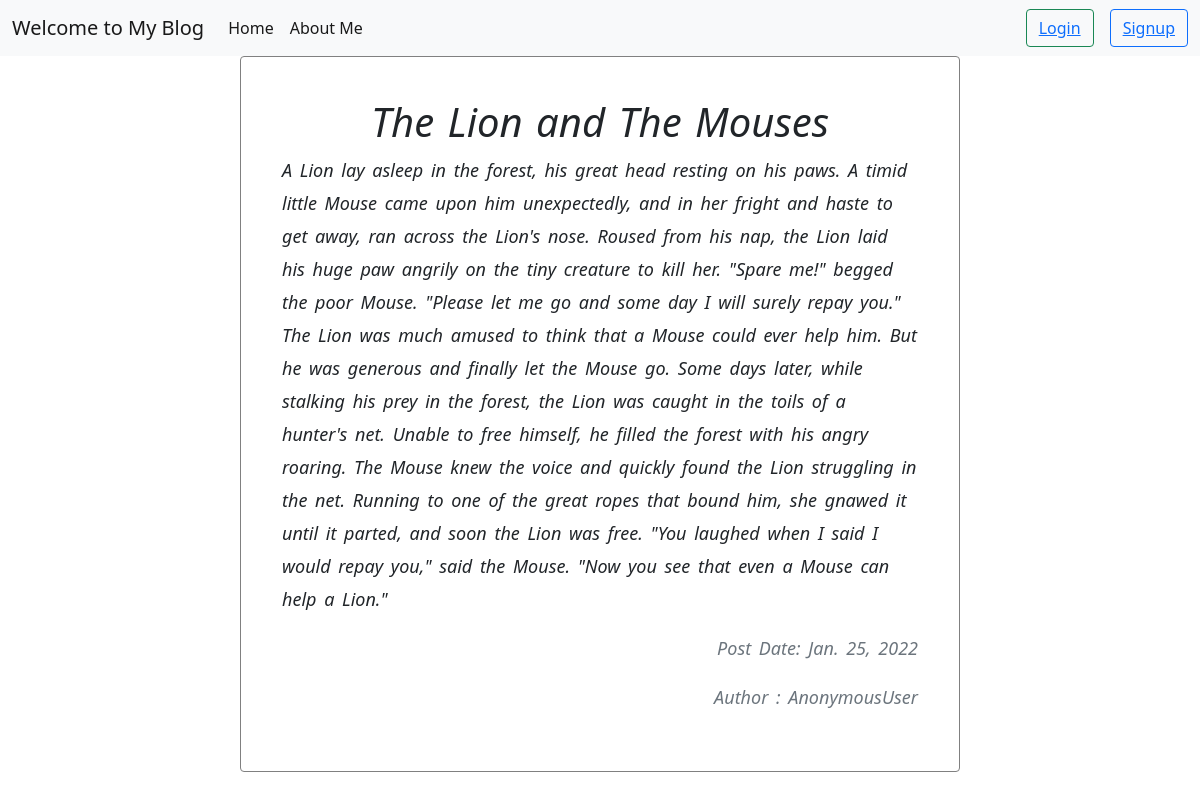
The app's page /blogs/blog/1 with its own data.
### BlogApp/models.py (models this page shows, shortened)
class Posts(models.Model):
    id = models.AutoField(primary_key=True)
    blog_title = models.CharField(max_length=50)
    content = models.TextField()
    post_date = models.DateField()
    username = models.CharField(max_length=50)

### BlogApp/views.py (the view)
# urls.py: path("blogs/blog/<int:id>", views.showpost, name="showpost"),
def showpost(request, id):
    posts = Posts.objects.filter(id=id)
    return render(request, 'showpost.html', {"posts":posts[0]})

### BlogApp/templates/showpost.html (shortened to what this page needs)
{% extends 'base.html' %}
{%block body %}
    <div class="card" id="design">
        <div class="card-body" >
            <h1 class="card-title" id="centers" >{{posts.blog_title}}</h1>
            <p class="card-text">{{posts.content}} </p>
            <p class="card-text">
            <p class="text-muted" id="rights"> Post Date: {{posts.post_date}}</p>
            <p class="text-muted" id="rights">Author : {{request.user}}</p>
            </p>
        </div>
    </div>
    <br><br>
{%endblock body %}

### records on screen
Posts: blog_title "The Lion and The Mouses", content "A Lion lay asleep in the forest, his great head resting on his paws. A timid little Mouse came upon him unexpectedly, and in her fright and haste to get away, ran across the Lion's nose. Roused from his nap, the Lion laid his huge paw angrily on the tiny creature to kill her. \"Spare me!\" begged the poor Mouse. \"Please let me go and some day I will surely repay you.\" The Lion was much amused to think that a Mouse could ever help him. But he was generous and finally let the Mouse go. Some days later, while stalking his prey in the forest, the Lion was caught in the toils of a hunter's net. Unable to free himself, he filled the forest with his angry roaring. The Mouse knew the voice and…", post_date "Jan. 25, 2022"

### other values on screen
{{ request.user }} "AnonymousUser"
